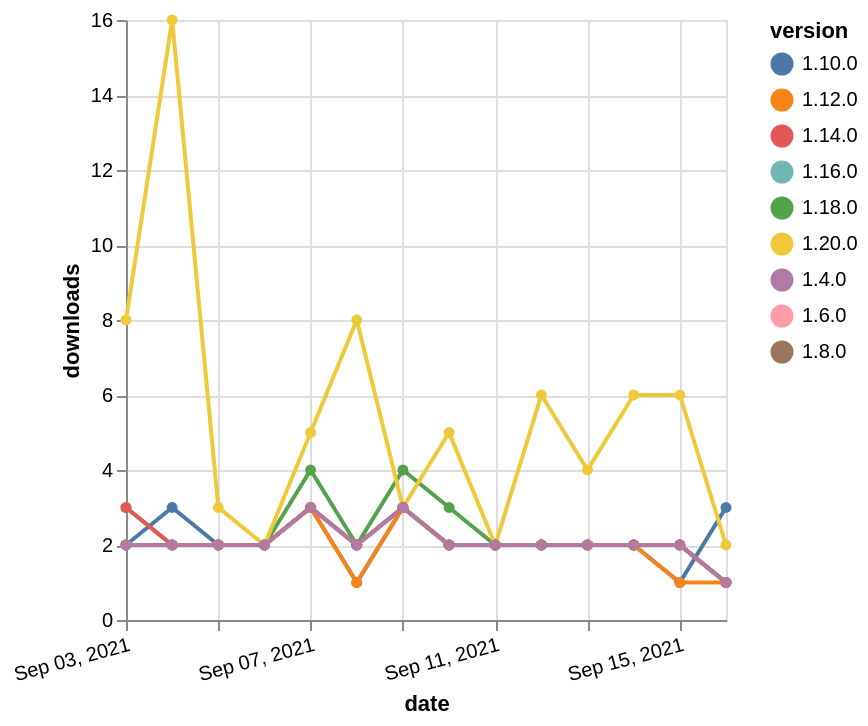

Specify this chart in Vega-Lite:
### Vega-Lite specification from a JSON file in a GitHub repository (floating-point values rounded to 4 significant figures)
{"$schema": "https://vega.github.io/schema/vega-lite/v5.json", "description": "A simple bar chart with embedded data.", "data": {"values": [{"date": "2021-09-03", "total": 2672, "delta": 2, "version": "1.6.0"}, {"date": "2021-09-04", "total": 2674, "delta": 2, "version": "1.6.0"}, {"date": "2021-09-05", "total": 2676, "delta": 2, "version": "1.6.0"}, {"date": "2021-09-06", "total": 2678, "delta": 2, "version": "1.6.0"}, {"date": "2021-09-07", "total": 2681, "delta": 3, "version": "1.6.0"}, {"date": "2021-09-08", "total": 2683, "delta": 2, "version": "1.6.0"}, {"date": "2021-09-09", "total": 2686, "delta": 3, "version": "1.6.0"}, {"date": "2021-09-10", "total": 2688, "delta": 2, "version": "1.6.0"}, {"date": "2021-09-11", "total": 2690, "delta": 2, "version": "1.6.0"}, {"date": "2021-09-12", "total": 2692, "delta": 2, "version": "1.6.0"}, {"date": "2021-09-13", "total": 2694, "delta": 2, "version": "1.6.0"}, {"date": "2021-09-14", "total": 2696, "delta": 2, "version": "1.6.0"}, {"date": "2021-09-15", "total": 2698, "delta": 2, "version": "1.6.0"}, {"date": "2021-09-16", "total": 2699, "delta": 1, "version": "1.6.0"}, {"date": "2021-09-03", "total": 823, "delta": 3, "version": "1.18.0"}, {"date": "2021-09-04", "total": 825, "delta": 2, "version": "1.18.0"}, {"date": "2021-09-05", "total": 827, "delta": 2, "version": "1.18.0"}, {"date": "2021-09-06", "total": 829, "delta": 2, "version": "1.18.0"}, {"date": "2021-09-07", "total": 833, "delta": 4, "version": "1.18.0"}, {"date": "2021-09-08", "total": 835, "delta": 2, "version": "1.18.0"}, {"date": "2021-09-09", "total": 839, "delta": 4, "version": "1.18.0"}, {"date": "2021-09-10", "total": 842, "delta": 3, "version": "1.18.0"}, {"date": "2021-09-11", "total": 844, "delta": 2, "version": "1.18.0"}, {"date": "2021-09-12", "total": 846, "delta": 2, "version": "1.18.0"}, {"date": "2021-09-13", "total": 848, "delta": 2, "version": "1.18.0"}, {"date": "2021-09-14", "total": 850, "delta": 2, "version": "1.18.0"}, {"date": "2021-09-15", "total": 852, "delta": 2, "version": "1.18.0"}, {"date": "2021-09-16", "total": 853, "delta": 1, "version": "1.18.0"}, {"date": "2021-09-03", "total": 2289, "delta": 2, "version": "1.8.0"}, {"date": "2021-09-04", "total": 2291, "delta": 2, "version": "1.8.0"}, {"date": "2021-09-05", "total": 2293, "delta": 2, "version": "1.8.0"}, {"date": "2021-09-06", "total": 2295, "delta": 2, "version": "1.8.0"}, {"date": "2021-09-07", "total": 2298, "delta": 3, "version": "1.8.0"}, {"date": "2021-09-08", "total": 2300, "delta": 2, "version": "1.8.0"}, {"date": "2021-09-09", "total": 2303, "delta": 3, "version": "1.8.0"}, {"date": "2021-09-10", "total": 2305, "delta": 2, "version": "1.8.0"}, {"date": "2021-09-11", "total": 2307, "delta": 2, "version": "1.8.0"}, {"date": "2021-09-12", "total": 2309, "delta": 2, "version": "1.8.0"}, {"date": "2021-09-13", "total": 2311, "delta": 2, "version": "1.8.0"}, {"date": "2021-09-14", "total": 2313, "delta": 2, "version": "1.8.0"}, {"date": "2021-09-15", "total": 2315, "delta": 2, "version": "1.8.0"}, {"date": "2021-09-16", "total": 2316, "delta": 1, "version": "1.8.0"}, {"date": "2021-09-03", "total": 2153, "delta": 2, "version": "1.10.0"}, {"date": "2021-09-04", "total": 2156, "delta": 3, "version": "1.10.0"}, {"date": "2021-09-05", "total": 2158, "delta": 2, "version": "1.10.0"}, {"date": "2021-09-06", "total": 2160, "delta": 2, "version": "1.10.0"}, {"date": "2021-09-07", "total": 2163, "delta": 3, "version": "1.10.0"}, {"date": "2021-09-08", "total": 2164, "delta": 1, "version": "1.10.0"}, {"date": "2021-09-09", "total": 2167, "delta": 3, "version": "1.10.0"}, {"date": "2021-09-10", "total": 2169, "delta": 2, "version": "1.10.0"}, {"date": "2021-09-11", "total": 2171, "delta": 2, "version": "1.10.0"}, {"date": "2021-09-12", "total": 2173, "delta": 2, "version": "1.10.0"}, {"date": "2021-09-13", "total": 2175, "delta": 2, "version": "1.10.0"}, {"date": "2021-09-14", "total": 2177, "delta": 2, "version": "1.10.0"}, {"date": "2021-09-15", "total": 2178, "delta": 1, "version": "1.10.0"}, {"date": "2021-09-16", "total": 2181, "delta": 3, "version": "1.10.0"}, {"date": "2021-09-03", "total": 357, "delta": 8, "version": "1.20.0"}, {"date": "2021-09-04", "total": 373, "delta": 16, "version": "1.20.0"}, {"date": "2021-09-05", "total": 376, "delta": 3, "version": "1.20.0"}, {"date": "2021-09-06", "total": 378, "delta": 2, "version": "1.20.0"}, {"date": "2021-09-07", "total": 383, "delta": 5, "version": "1.20.0"}, {"date": "2021-09-08", "total": 391, "delta": 8, "version": "1.20.0"}, {"date": "2021-09-09", "total": 394, "delta": 3, "version": "1.20.0"}, {"date": "2021-09-10", "total": 399, "delta": 5, "version": "1.20.0"}, {"date": "2021-09-11", "total": 401, "delta": 2, "version": "1.20.0"}, {"date": "2021-09-12", "total": 407, "delta": 6, "version": "1.20.0"}, {"date": "2021-09-13", "total": 411, "delta": 4, "version": "1.20.0"}, {"date": "2021-09-14", "total": 417, "delta": 6, "version": "1.20.0"}, {"date": "2021-09-15", "total": 423, "delta": 6, "version": "1.20.0"}, {"date": "2021-09-16", "total": 425, "delta": 2, "version": "1.20.0"}, {"date": "2021-09-03", "total": 1057, "delta": 2, "version": "1.16.0"}, {"date": "2021-09-04", "total": 1059, "delta": 2, "version": "1.16.0"}, {"date": "2021-09-05", "total": 1061, "delta": 2, "version": "1.16.0"}, {"date": "2021-09-06", "total": 1063, "delta": 2, "version": "1.16.0"}, {"date": "2021-09-07", "total": 1066, "delta": 3, "version": "1.16.0"}, {"date": "2021-09-08", "total": 1068, "delta": 2, "version": "1.16.0"}, {"date": "2021-09-09", "total": 1071, "delta": 3, "version": "1.16.0"}, {"date": "2021-09-10", "total": 1073, "delta": 2, "version": "1.16.0"}, {"date": "2021-09-11", "total": 1075, "delta": 2, "version": "1.16.0"}, {"date": "2021-09-12", "total": 1077, "delta": 2, "version": "1.16.0"}, {"date": "2021-09-13", "total": 1079, "delta": 2, "version": "1.16.0"}, {"date": "2021-09-14", "total": 1081, "delta": 2, "version": "1.16.0"}, {"date": "2021-09-15", "total": 1083, "delta": 2, "version": "1.16.0"}, {"date": "2021-09-16", "total": 1084, "delta": 1, "version": "1.16.0"}, {"date": "2021-09-03", "total": 1726, "delta": 3, "version": "1.14.0"}, {"date": "2021-09-04", "total": 1728, "delta": 2, "version": "1.14.0"}, {"date": "2021-09-05", "total": 1730, "delta": 2, "version": "1.14.0"}, {"date": "2021-09-06", "total": 1732, "delta": 2, "version": "1.14.0"}, {"date": "2021-09-07", "total": 1735, "delta": 3, "version": "1.14.0"}, {"date": "2021-09-08", "total": 1737, "delta": 2, "version": "1.14.0"}, {"date": "2021-09-09", "total": 1740, "delta": 3, "version": "1.14.0"}, {"date": "2021-09-10", "total": 1742, "delta": 2, "version": "1.14.0"}, {"date": "2021-09-11", "total": 1744, "delta": 2, "version": "1.14.0"}, {"date": "2021-09-12", "total": 1746, "delta": 2, "version": "1.14.0"}, {"date": "2021-09-13", "total": 1748, "delta": 2, "version": "1.14.0"}, {"date": "2021-09-14", "total": 1750, "delta": 2, "version": "1.14.0"}, {"date": "2021-09-15", "total": 1752, "delta": 2, "version": "1.14.0"}, {"date": "2021-09-16", "total": 1753, "delta": 1, "version": "1.14.0"}, {"date": "2021-09-03", "total": 1689, "delta": 2, "version": "1.12.0"}, {"date": "2021-09-04", "total": 1691, "delta": 2, "version": "1.12.0"}, {"date": "2021-09-05", "total": 1693, "delta": 2, "version": "1.12.0"}, {"date": "2021-09-06", "total": 1695, "delta": 2, "version": "1.12.0"}, {"date": "2021-09-07", "total": 1698, "delta": 3, "version": "1.12.0"}, {"date": "2021-09-08", "total": 1699, "delta": 1, "version": "1.12.0"}, {"date": "2021-09-09", "total": 1702, "delta": 3, "version": "1.12.0"}, {"date": "2021-09-10", "total": 1704, "delta": 2, "version": "1.12.0"}, {"date": "2021-09-11", "total": 1706, "delta": 2, "version": "1.12.0"}, {"date": "2021-09-12", "total": 1708, "delta": 2, "version": "1.12.0"}, {"date": "2021-09-13", "total": 1710, "delta": 2, "version": "1.12.0"}, {"date": "2021-09-14", "total": 1712, "delta": 2, "version": "1.12.0"}, {"date": "2021-09-15", "total": 1713, "delta": 1, "version": "1.12.0"}, {"date": "2021-09-16", "total": 1714, "delta": 1, "version": "1.12.0"}, {"date": "2021-09-03", "total": 2565, "delta": 2, "version": "1.4.0"}, {"date": "2021-09-04", "total": 2567, "delta": 2, "version": "1.4.0"}, {"date": "2021-09-05", "total": 2569, "delta": 2, "version": "1.4.0"}, {"date": "2021-09-06", "total": 2571, "delta": 2, "version": "1.4.0"}, {"date": "2021-09-07", "total": 2574, "delta": 3, "version": "1.4.0"}, {"date": "2021-09-08", "total": 2576, "delta": 2, "version": "1.4.0"}, {"date": "2021-09-09", "total": 2579, "delta": 3, "version": "1.4.0"}, {"date": "2021-09-10", "total": 2581, "delta": 2, "version": "1.4.0"}, {"date": "2021-09-11", "total": 2583, "delta": 2, "version": "1.4.0"}, {"date": "2021-09-12", "total": 2585, "delta": 2, "version": "1.4.0"}, {"date": "2021-09-13", "total": 2587, "delta": 2, "version": "1.4.0"}, {"date": "2021-09-14", "total": 2589, "delta": 2, "version": "1.4.0"}, {"date": "2021-09-15", "total": 2591, "delta": 2, "version": "1.4.0"}, {"date": "2021-09-16", "total": 2592, "delta": 1, "version": "1.4.0"}]}, "width": "container", "mark": {"type": "line", "point": {"filled": true}}, "encoding": {"x": {"field": "date", "type": "temporal", "timeUnit": "yearmonthdate", "title": "date", "axis": {"labelAngle": -15}}, "y": {"field": "delta", "type": "quantitative", "title": "downloads"}, "color": {"field": "version", "type": "nominal"}, "tooltip": {"field": "delta"}}}
